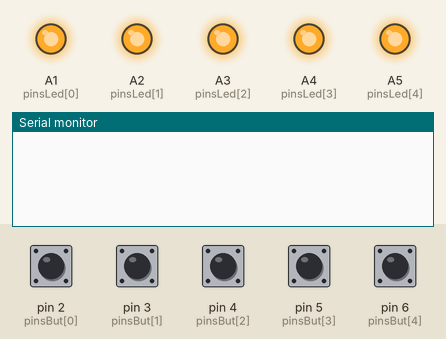
Simulated run of this sketch. Board: Arduino Uno, built with avr-gcc and run on an emulated ATmega328P. Parts: output pins drawn as LEDs (lit = HIGH), the last lines printed to the serial monitor. The test bench sets the inputs (shaded band); at power-on: pin 2 (pinsBut[0]), pin 3 (pinsBut[1]), pin 4 (pinsBut[2]), pin 5 (pinsBut[3]), pin 6 (pinsBut[4]) HIGH.

Above: at 1.2 s.
1.3 s: pin 2 (pinsBut[0]) pulled LOW for 0.15 s
At 2.5 s:
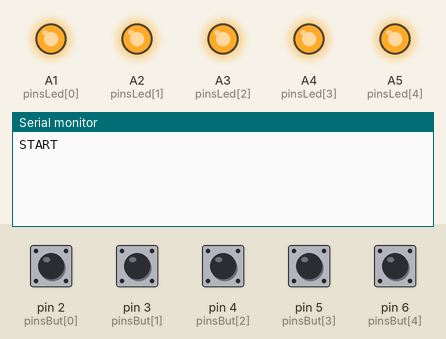
2.9 s: pin 3 (pinsBut[1]) pulled LOW for 0.15 s
At 3.8 s:
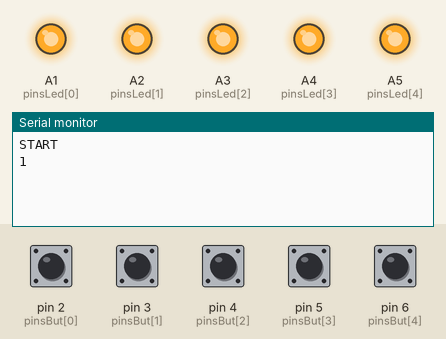

The sketch:

ENUM_state_ButtonsStart1234.ino
```cpp
// check multiple buttons and toggle LEDs

enum { Off = HIGH, On = LOW };

byte pinsLed [] = { A1, A2, A3, A4, A5 };
byte pinsBut [] = { 2, 3, 4, 5, 6 };
#define N_BUT   sizeof(pinsBut)

byte butState [N_BUT];

// -----------------------------------------------------------------------------
int
chkButtons ()
{
    for (unsigned n = 0; n < sizeof(pinsBut); n++)  {
        byte but = digitalRead (pinsBut [n]);

        if (butState [n] != but)  {
            butState [n] = but;

            delay (30);     // debounce

            if (On == but)
                return n;
        }
    }
    return -1;
}
// -----------------------------------------------------------------------------
void
setup ()
{
    Serial.begin (9600);

    for (unsigned n = 0; n < sizeof(pinsBut); n++)  {
        pinMode (pinsBut [n], INPUT_PULLUP);
        butState [n] = digitalRead (pinsBut [n]);
    }

    for (unsigned n = 0; n < sizeof(pinsLed); n++)  {
        digitalWrite (pinsLed [n], Off);
        pinMode      (pinsLed [n], OUTPUT);
    }
}
// -----------------------------------------------------------------------------
void
loop ()
{
    switch (chkButtons ())  {
    case 4:
      Serial.println("4");
        // digitalWrite (pinsLed [A5], ! digitalRead (pinsLed [A5]));
        break;
    case 3:
      Serial.println("3");
        // digitalWrite (pinsLed [A4], ! digitalRead (pinsLed [A4]));
        break;
    case 2:
      Serial.println("2");
        // digitalWrite (pinsLed [A3], ! digitalRead (pinsLed [A3]));
        break;

    case 1:
      Serial.println("1");
        // digitalWrite (pinsLed [A2], ! digitalRead (pinsLed [A2]));
        break;

    case 0:
      Serial.println("START");
        // digitalWrite (pinsLed [A1], ! digitalRead (pinsLed [A1]));
        break;
    }
}
```

Measured:
- after the input at 1.3 s, the serial monitor: prints a new line at once (image 1)
- after the input at 2.9 s, the serial monitor: prints a new line at once (image 2)
